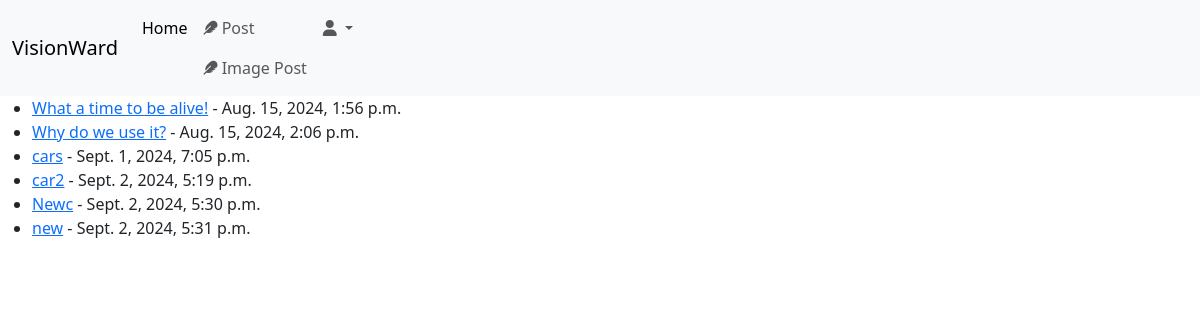
The page /user/dashboard/myposts/ (signed in) on the database its author committed.
### thread_app/models.py (models this page shows, shortened)
class TimeStampedModel(models.Model):
	created_at = models.DateTimeField(auto_now_add=True)
	updated_at = models.DateTimeField(auto_now=True)
	class Meta:
		abstract = True

class ThreadModel(TimeStampedModel):
	title = models.CharField(max_length=100)
	description = models.TextField(max_length=1000, blank=True, null=True)
	image = models.ImageField(upload_to='photos/%Y/%m/%d/', blank=True, null=True)
	creator = models.ForeignKey(CustomUserAccountModel, on_delete=models.CASCADE)
	category = models.ForeignKey(CategoryModel, on_delete=models.SET_DEFAULT, default=None)
	tags = TaggableManager()

### user_app/views.py (the view)
# urls.py: path('dashboard/myposts/', UserThreadView.as_view(), name='user-threads'),
class UserThreadView(LoginRequiredMixin, ListView):
	model = ThreadModel
	template_name = 'user_template/user_threads.html'
	context_object_name = 'threads_user'
	login_url = 'login'
	def get_queryset(self):
		return ThreadModel.objects.filter(creator=self.request.user)

### templates/user_template/user_threads.html
{% extends 'home_page_template/base.html' %}{% block title %}My posts{% endblock %}
{% block content %}
    {% if threads_user %}
        <ul>
            {% for thread in threads_user %}
                <li>
                    <a href="{% url 'thread-detail' thread.pk %}">{{ thread.title }}</a> - {{ thread.created_at }}
                </li>
            {% endfor %}
        </ul>
    {% else %}
        <p>You have no posts.</p>
        <p>But you can create one <a href="{% url 'thread-create' %}">here</a></p>
    {% endif %}
{% endblock %}

### rows shown on the page
ThreadModel: title "What a time to be alive!", created_at "Aug. 15, 2024, 1:56 p.m."
ThreadModel: title "Why do we use it?", created_at "Aug. 15, 2024, 2:06 p.m."
ThreadModel: title "cars", created_at "Sept. 1, 2024, 7:05 p.m."
ThreadModel: title "car2", created_at "Sept. 2, 2024, 5:19 p.m."
ThreadModel: title "Newc", created_at "Sept. 2, 2024, 5:30 p.m."
ThreadModel: title "new", created_at "Sept. 2, 2024, 5:31 p.m."
